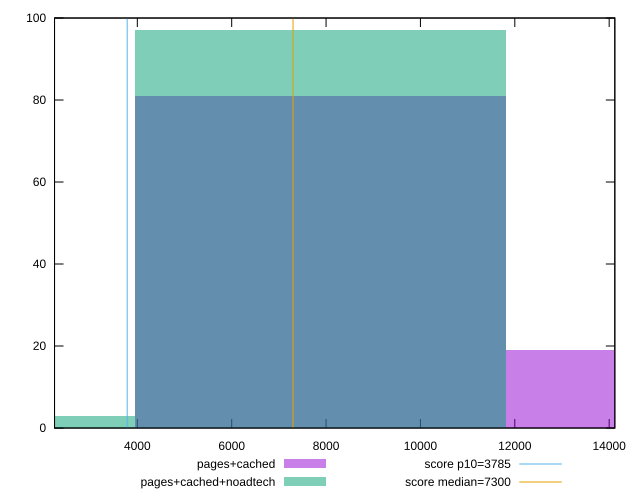

The gnuplot source for this figure:
reset

$pagesCached <<EOF
15761.212002900562 19
7880.606001450281 81
EOF

$pagesCachedNoadtech <<EOF
7880.606001450281 97
0 3
EOF

set key outside below
set boxwidth 7880.606001450281
set xrange [2245.366:14119.743000000002]
set yrange [0:100]
set trange [0:100]
set style fill transparent solid 0.5 noborder

set parametric
set terminal svg size 640, 500 enhanced background rgb 'white'
set output "report_00009_2021-02-08T22-37-41.559Z/interactive/comparison/histogram/1_vs_2.svg"

plot $pagesCached title "pages+cached" with boxes, \
     $pagesCachedNoadtech title "pages+cached+noadtech" with boxes, \
     3785,t title "score p10=3785", \
     7300,t title "score median=7300"

reset
